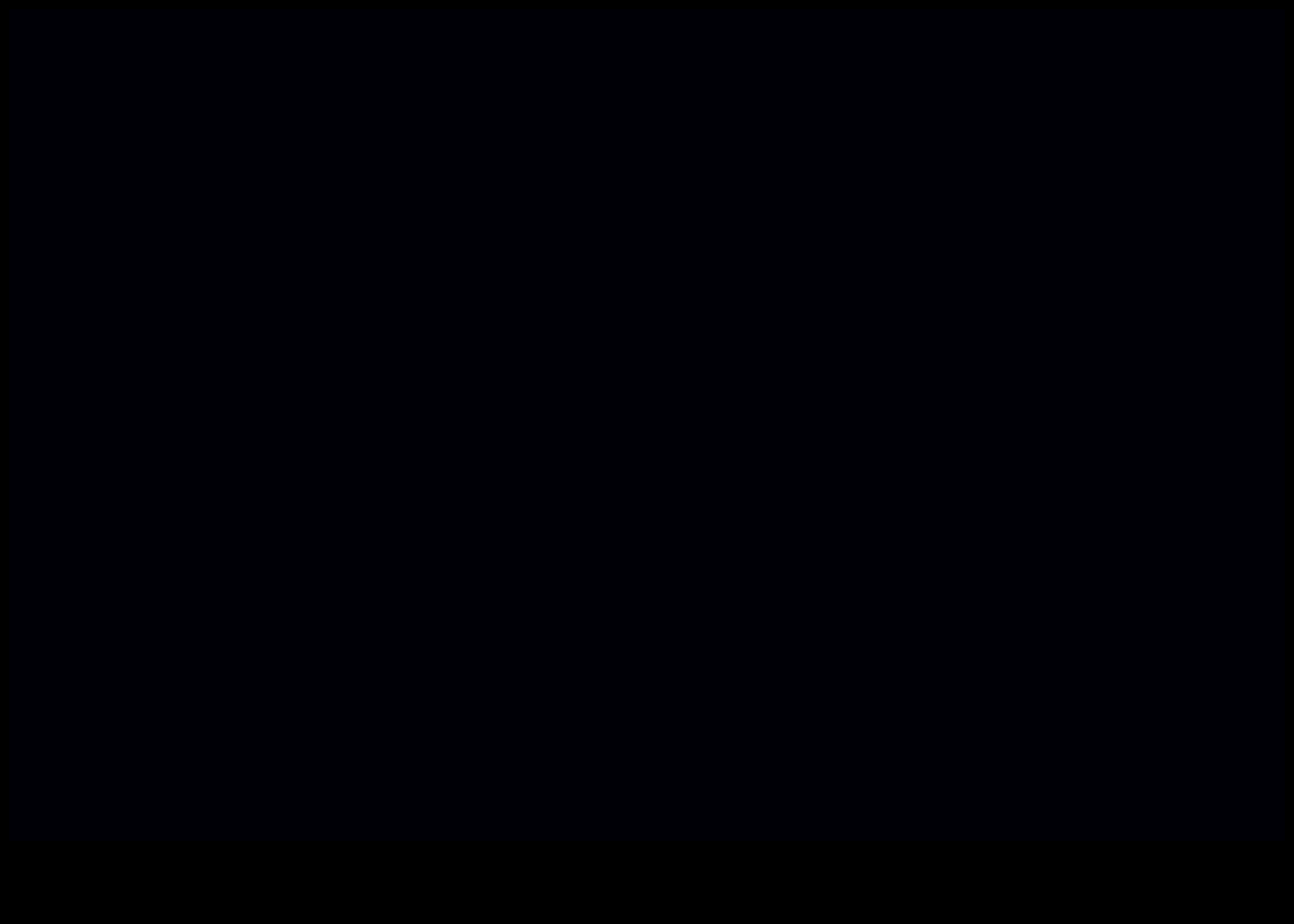
<?xml version="1.0" encoding="UTF-8"?>
<ui version="4.0">
 <class>Form</class>
 <widget class="QWidget" name="Form">
  <property name="geometry">
   <rect>
    <x>0</x>
    <y>0</y>
    <width>1400</width>
    <height>1000</height>
   </rect>
  </property>
  <property name="windowTitle">
   <string>Form</string>
  </property>
  <property name="styleSheet">
   <string notr="true">background-color: rgb(0, 0, 0);</string>
  </property>
  <widget class="QScrollArea" name="scrollArea">
   <property name="geometry">
    <rect>
     <x>10</x>
     <y>10</y>
     <width>1380</width>
     <height>900</height>
    </rect>
   </property>
   <property name="styleSheet">
    <string notr="true">border-style: none;
background: none;
background-color: rgba(0, 0, 10, 100);</string>
   </property>
   <property name="widgetResizable">
    <bool>true</bool>
   </property>
   <widget class="QWidget" name="scrollAreaWidgetContents">
    <property name="geometry">
     <rect>
      <x>0</x>
      <y>0</y>
      <width>1380</width>
      <height>900</height>
     </rect>
    </property>
   </widget>
  </widget>
 </widget>
 <resources>
  <include location="../rsrc/images/backgrounds.qrc"/>
 </resources>
 <connections/>
</ui>
